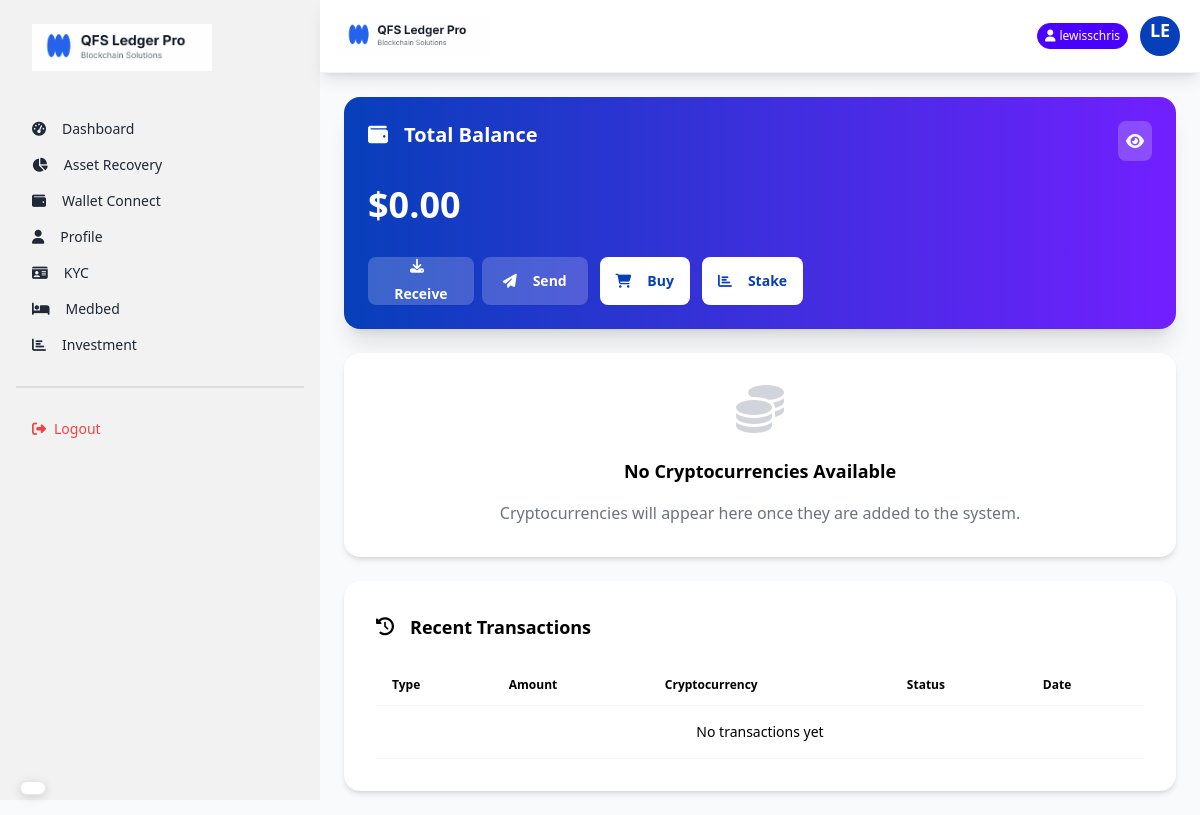
Before: /dashboard/ (signed in) with the older database file.
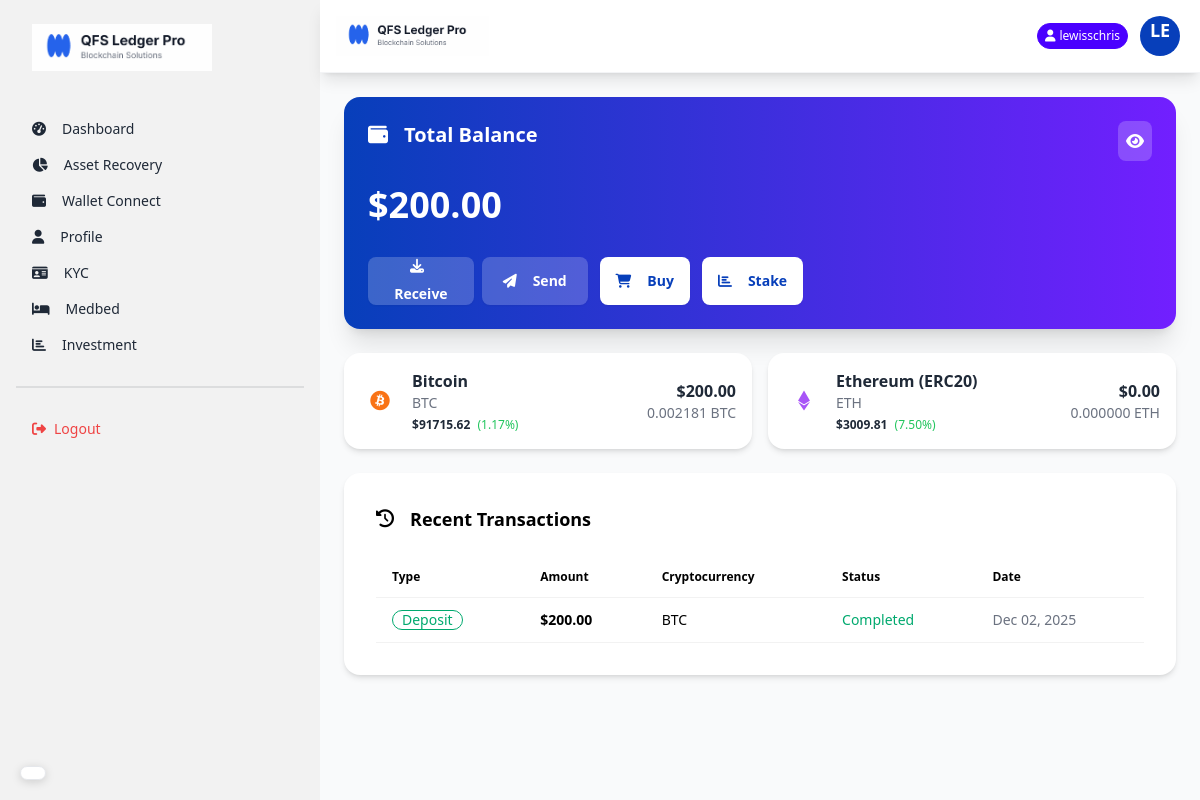
After: the same page with the newer database file.
### core/models.py (models this page shows, shortened)
class TotalBalance(models.Model):
    user = models.OneToOneField(User, on_delete=models.CASCADE)
    total_usd_balance = models.DecimalField(max_digits=20, decimal_places=2, default=0)
    last_updated = models.DateTimeField(auto_now=True)
    def calculate_total_balance(self):
        holdings = UserCryptoHolding.objects.filter(user=self.user)
        total = sum(holding.amount_in_usd for holding in holdings)
        self.total_usd_balance = total
        self.save()
        return total

class Crytocurrency(models.Model):
    name = models.CharField(max_length=50)
    symbol = models.CharField(max_length=10)
    logo = models.ImageField(upload_to='crypto_logos/', blank=True, null=True)
    coin_price = models.DecimalField(max_digits=20, decimal_places=2)
    market_percentage = models.DecimalField(max_digits=5, decimal_places=2)
    created_at = models.DateTimeField(auto_now_add=True)
    def get_icon_class(self):
        icon_map = {
            'BTC': 'fab fa-bitcoin text-orange-500',
            'ETH': 'fab fa-ethereum text-purple-500',
            'BNB': 'fab fa-bnb text-yellow-500',
            'XRP': 'fas fa-x text-black',
            'ADA': 'fab fa-ada text-blue-500',
            'DOGE': 'fab fa-dogecoin text-yellow-400',
        }
        return icon_map.get(self.symbol, 'fas fa-coins text-gray-500')

class UserCryptoHolding(models.Model):
    user = models.ForeignKey(User, on_delete=models.CASCADE)
    cryptocurrency = models.ForeignKey(Crytocurrency, on_delete=models.CASCADE)
    amount_in_usd = models.DecimalField(max_digits=20, decimal_places=2)
    amount = models.DecimalField(max_digits=20, decimal_places=8)
    acquired_at = models.DateTimeField(auto_now_add=True)

class Deposit(models.Model):
    user = models.ForeignKey(User, on_delete=models.CASCADE)
    cryptocurrency = models.ForeignKey(Crytocurrency, on_delete=models.CASCADE)
    amount_in_usd = models.DecimalField(max_digits=20, decimal_places=2)  # Only USD amount
    admin_wallet = models.ForeignKey(AdminWallet, on_delete=models.CASCADE, null=True, blank=True)  # Wallet user deposited to
    tx_hash = models.CharField(max_length=255, blank=True, null=True)  # Transaction hash from blockchain
    status = models.CharField(max_length=20, default='pending', choices=DEPOSIT_STATUS_CHOICES)
    created_at = models.DateTimeField(auto_now_add=True)
    updated_at = models.DateTimeField(auto_now=True)

### core/views.py (the view)
# urls.py: path('dashboard/', views.dashboard_view, name='dashboard'),
@login_required
def dashboard_view(request):
    user = request.user
    total_balance_obj, created = TotalBalance.objects.get_or_create(user=user)
    total_balance_obj.calculate_total_balance()
    all_cryptos = Crytocurrency.objects.all()
    user_holdings = UserCryptoHolding.objects.filter(user=user)
    holdings_map = {h.cryptocurrency_id: h for h in user_holdings}
    crypto_data = []
    for crypto in all_cryptos:
        holding = holdings_map.get(crypto.id)
        crypto_data.append({
            'cryptocurrency': crypto,
            'amount': holding.amount if holding else 0,
            'amount_in_usd': holding.amount_in_usd if holding else 0,
        })
    recent_deposits = Deposit.objects.filter(user=user).order_by('-created_at')[:5]
    recent_withdrawals = Withdrawal.objects.filter(user=user).order_by('-created_at')[:5]
    recent_transactions = sorted(
        list(recent_deposits) + list(recent_withdrawals),
        key=lambda x: x.created_at,
        reverse=True
    )[:5]
    try:
        kyc_status = user.kyc.status
    except:
        kyc_status = 'not_submitted'
    wallet_connected = hasattr(user, 'connectwallet')
    context = {
        'total_balance': total_balance_obj,
        'crypto_data': crypto_data,
        'recent_transactions': recent_transactions,
        'kyc_status': kyc_status,
        'wallet_connected': wallet_connected,
    }
    return render(request, 'dashboard.html', context)

### core/templates/dashboard.html (shortened to what this page needs)
{% extends "layout.html" %}
{% load static %}
{% block content %}
<main class="flex-1 p-4 md:p-6">
    <div class="card bg-gradient-to-r from-primary to-secondary text-white shadow-xl mb-6">
        <div class="card-body p-4 md:p-6">
            <div class="flex justify-between items-start mb-4">
                <h2 class="card-title text-lg md:text-xl">
                    <i class="fas fa-wallet mr-2"></i>
                    Total Balance
                </h2>
                <div class="bg-white bg-opacity-20 p-2 rounded-lg cursor-pointer" onclick="toggleBalance()">
                    <i class="fas fa-eye text-white" id="balance-eye"></i>
                </div>
            </div>
            <p class="text-2xl md:text-4xl font-bold mb-6" id="total-balance">
                ${{ total_balance.total_usd_balance|stringformat:".2f" }}
            </p>
            <div class="flex flex-col md:flex-row gap-3">
                <div class="flex justify-between gap-2">
                    <button class="btn btn-sm md:btn-md bg-white bg-opacity-20 text-white border-none flex-1"
                        onclick="deposit_modal.showModal()">
                        <i class="fas fa-download mr-1 md:mr-2"></i>
                        <span class="text-xs md:text-sm">Receive</span>
                    </button>
                    <button class="btn btn-sm md:btn-md bg-white bg-opacity-20 text-white border-none flex-1"
                        onclick="withdraw_modal.showModal()">
                        <i class="fas fa-paper-plane mr-1 md:mr-2"></i>
                        <span class="text-xs md:text-sm">Send</span>
                    </button>
                </div>
                <a href="{% url 'buy_crypto' %}" class="btn btn-sm md:btn-md bg-white text-primary border-none font-bold">
                    <i class="fas fa-shopping-cart mr-1 md:mr-2"></i>
                    <span class="text-xs md:text-sm">Buy</span>
                </a>
                <a href="" class="btn btn-sm md:btn-md bg-white text-primary border-none font-bold">
                    <i class="fas fa-bar-chart mr-1 md:mr-2"></i>
                    <span class="text-xs md:text-sm">Stake</span>
                </a>
            </div>
        </div>
    </div>
    <div class="grid grid-cols-1 md:grid-cols-2 gap-4 mb-6" id="crypto-cards">
        {% for item in crypto_data %}
        <div class="card bg-white shadow-md">
            <div class="card-body p-4">
                <div class="flex justify-between items-center">
                    <div class="flex items-center">
                        <div class="avatar placeholder mr-3">
                            <div class="bg-neutral-focus text-neutral-content rounded-full w-10">
                                <i class="{{ item.cryptocurrency.get_icon_class }} text-xl"></i>
                            </div>
                        </div>
                        <div>
                            <h3 class="font-bold">{{ item.cryptocurrency.name }}</h3>
                            <p class="text-sm text-gray-500">{{ item.cryptocurrency.symbol }}</p>
                            <div class="text-xs mt-1">
                                <span class="font-semibold">${{ item.cryptocurrency.coin_price }}</span>
                                <span class="text-green-500 ml-1">({{ item.cryptocurrency.market_percentage }}%)</span>
                            </div>
                        </div>
                    </div>
                    <div class="text-right">
                        <p class="font-bold">${{ item.amount_in_usd|stringformat:".2f" }}</p>
                        <p class="text-sm text-gray-500">{{ item.amount|stringformat:".6f" }} {{ item.cryptocurrency.symbol }}</p>
                    </div>
                </div>
            </div>
        </div>
        {% empty %}
        <div class="col-span-full">
            <div class="card bg-white shadow-md">
                <div class="card-body p-8 text-center">
                    <i class="fas fa-coins text-gray-300 text-5xl mb-4"></i>
                    <h3 class="font-bold text-lg text-dark mb-2">No Cryptocurrencies Available</h3>
                    <p class="text-gray-500">Cryptocurrencies will appear here once they are added to the system.</p>
                </div>
            </div>
        </div>
        {% endfor %}
    </div>
    <div class="card bg-white shadow-md">
        <div class="card-body">
            <h3 class="card-title text-lg mb-4 text-dark">
                <i class="fas fa-history mr-2 text-dark"></i> Recent Transactions
            </h3>
            <div class="overflow-x-auto">
                <table class="table table-auto w-full text-dark">
                    <thead>
                        <tr>
                            <th class="text-dark">Type</th>
                            <th class="text-dark">Amount</th>
                            <th class="text-dark">Cryptocurrency</th>
                            <th class="text-dark">Status</th>
                            <th class="text-dark">Date</th>
                        </tr>
                    </thead>
                    <tbody id="transactions-table">
                        {% for tx in recent_transactions %}
                        <tr>
                            <td>
                                {% if tx.admin_wallet %}
                                <span class="badge badge-success badge-outline">Deposit</span>
                                {% else %}
                                <span class="badge badge-warning badge-outline">Withdraw</span>
                                {% endif %}
                            </td>
                            <td class="font-bold">${{ tx.amount_in_usd|stringformat:".2f" }}</td>
                            <td>{{ tx.cryptocurrency.symbol }}</td>
                            <td>
                                {% if tx.status == 'completed' %}
                                <span class="text-success">Completed</span>
                                {% elif tx.status == 'pending' %}
                                <span class="text-warning">Pending</span>
                                {% else %}
                                <span class="text-error">Failed</span>
                                {% endif %}
                            </td>
                            <td class="text-sm text-gray-500">{{ tx.created_at|date:"M d, Y" }}</td>
                        </tr>
                        {% empty %}
                        <tr>
                            <td colspan="5" class="text-center py-4">No transactions yet</td>
                        </tr>
                        {% endfor %}
                    </tbody>
                </table>
            </div>
        </div>
    </div>
</main>
{% endblock %}

### core/templates/layout.html (shortened to what this page needs)
{% load static %}
<!DOCTYPE html>
<html lang="en">
<head>
    <link href="https://cdn.jsdelivr.net/npm/daisyui@4.12.10/dist/full.min.css" rel="stylesheet" type="text/css" />
    <script src="https://cdn.tailwindcss.com"></script>
    <link rel="stylesheet" href="https://cdnjs.cloudflare.com/ajax/libs/font-awesome/6.5.1/css/all.min.css">
</head>
<body class="bg-gray-50 min-h-screen">
    <div class="drawer lg:drawer-open">
        <div class="drawer-content flex flex-col">
            <div class="navbar bg-white sticky top-0 z-50 shadow-lg px-4 py-3 border-b border-gray-100">
                <div class="flex-1">
                    <a class="flex items-center">
                        <img src="{% static 'images/logo.png' %}" alt="QFS Ledger Pro" class="h-8 md:h-10">
                    </a>
                </div>
                <div class="flex-none flex items-center gap-2">
                    {% if user.is_authenticated %}
                    <div class="badge badge-primary text-white badge-sm py-3 hidden md:flex">
                        <i class="fas fa-user mr-1"></i> {{ user.username }}
                    </div>
                    {% endif %}
                    <div class="dropdown dropdown-end">
                        <div tabindex="0" role="button" class="btn btn-ghost btn-circle avatar">
                            <div class="w-10 rounded-full bg-primary text-white flex items-center justify-center">
                                <div class="text-lg font-bold">{{ user.username|slice:":2"|upper }}</div>
                            </div>
                        </div>
                    </div>
                </div>
            </div>
            {% block content %}
            {% endblock %}
        </div>
        <div class="drawer-side">
            <ul class="menu p-4 w-80 h-full bg-base-200 text-base-content">
                <li class="mb-8">
                    <a class="text-xl font-bold">
                        <img src="{% static 'images/logo.png' %}" alt="" width="180px">
                    </a>
                </li>
                {% if not user.is_staff %}
                <li><a class="{% if request.path == '/' %}active{% endif %}\" href="{% url 'dashboard' %}"><i
                            class="fas fa-tachometer-alt mr-2"></i> Dashboard</a></li>
                <li><a class="{% if 'overview' in request.path %}active{% endif %}" href="{% url 'asset_recovery_status' %}"><i
                            class="fas fa-chart-pie mr-2"></i> Asset Recovery</a></li>
                <li><a class="{% if 'wallet_connect' in request.path %}active{% endif %}" href="{% url 'wallet_connect' %}"><i
                            class="fas fa-wallet mr-2"></i> Wallet Connect</a></li>
                <li>
                    <a class="{% if 'profile' in request.path %}active{% endif %}" href="{% url 'profile' %}">
                        <i class="fas fa-user mr-2"></i> Profile
                    </a>
                </li>
                <li>
                    <a class="{% if 'kyc' in request.path %}active{% endif %}" href="{% url 'kyc_submit' %}">
                        <i class="fas fa-id-card mr-2"></i> KYC
                    </a>
                </li>
                <li>
                    <a class="{% if 'kyc' in request.path %}active{% endif %}" href="">
                        <i class="fas fa-bed mr-2"></i> Medbed
                    </a>
                </li>
                <li>
                    <a class="{% if 'kyc' in request.path %}active{% endif %}" href="">
                        <i class="fas fa-bar-chart mr-2"></i>Investment
                    </a>
                </li>
                {% endif %}
                <div class="divider my-4"></div>
                <li>
                    <form action="{% url 'logout' %}" method="post">
                        <button class="text-red-500 w-full text-left">
                            <i class="fas fa-sign-out-alt mr-2"></i>Logout
                        </button>
                    </form>
                </li>
            </ul>
        </div>
    </div>
    <div id="google_translate_floating">
        <div id="google_translate_element" class="translate-box shadow-lg"></div>
    </div>
</body>
</html>

### core/templates/layout.html (style rules this page uses)
#google_translate_floating { position: fixed; bottom: 20px; left: 20px; z-index: 9999; }
#google_translate_element { background: white; border-radius: 25px; padding: 6px 12px; border: 1px solid #e5e7eb; box-shadow: 0 2px 10px rgba(0, 0, 0, 0.15); transition: all 0.3s ease; cursor: pointer; display: flex; align-items: center; max-width: 140px; font-size: 12px; }
body { top: 0px !important; }

Changed rows visible on the page:
changed TotalBalance: total_usd_balance "0.00" → "200.00"
added Crytocurrency: cryptocurrency.name "Bitcoin", cryptocurrency.symbol "BTC", cryptocurrency.coin_price "91715.62", cryptocurrency.market_percentage "1.17", amount_in_usd "200.00", amount "0.002181"
added Crytocurrency: cryptocurrency.name "Ethereum (ERC20)", cryptocurrency.symbol "ETH", cryptocurrency.coin_price "3009.81", cryptocurrency.market_percentage "7.50", amount_in_usd "0.00", amount "0.000000"
added Deposit: shows "Deposit", amount_in_usd "200.00", cryptocurrency.symbol "BTC", status "Completed", created_at "Dec 02, 2025"
Other visible differences:
text no longer shown: "No Cryptocurrencies Available Cryptocurrencies will appear here once they are added to the system. No transactions yet"
